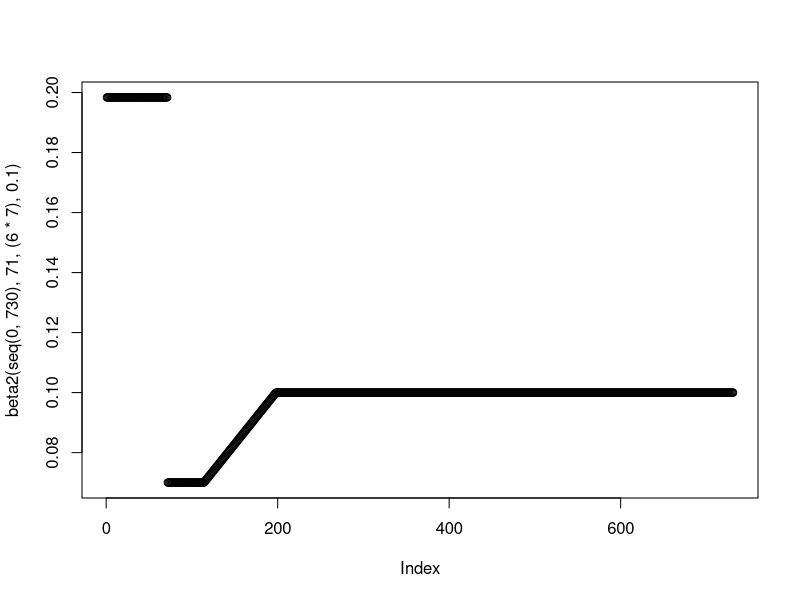
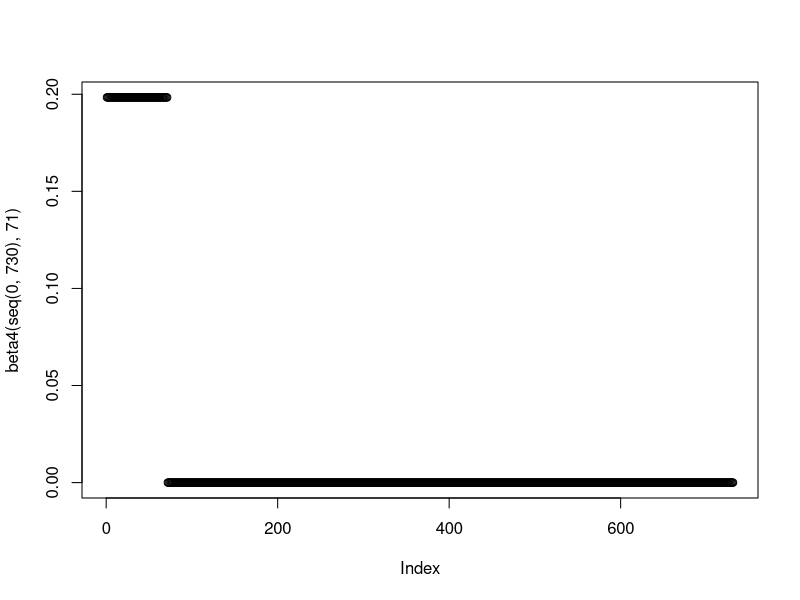
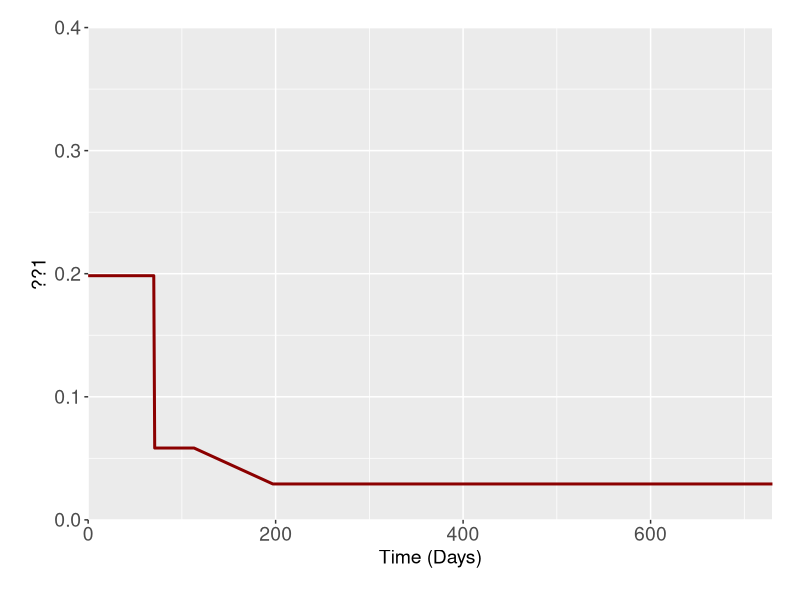
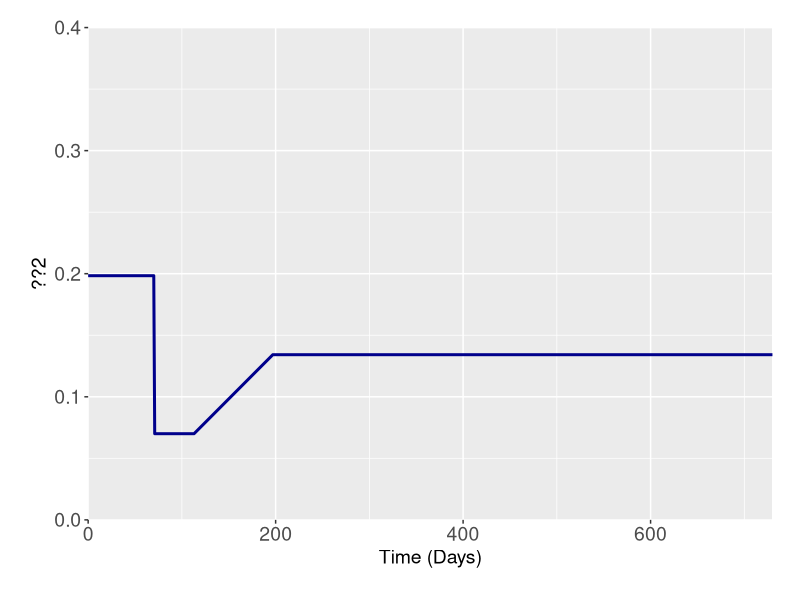
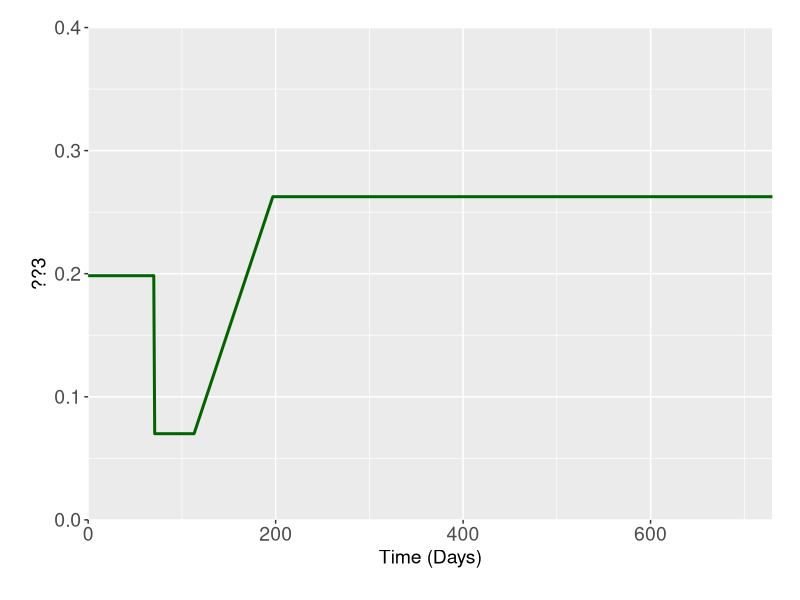
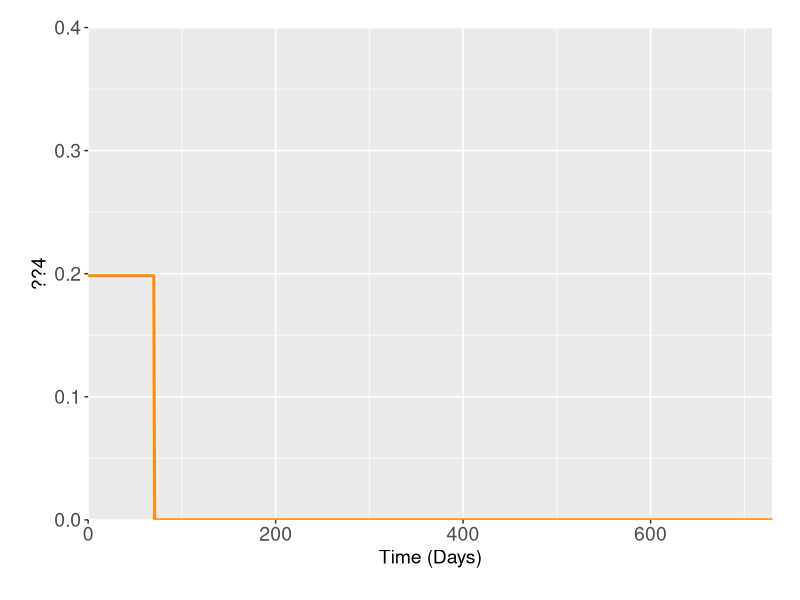

These figures' R source, in order:
rm(list=ls())
library("deSolve"); library("ggplot2"); library("cowplot"); library("reshape2"); library("dplyr"); library("RColorBrewer")

#### Model Functions ####
#Function for the generation time/(1/gamma) parameter
GenTime <- function(T2, R0) {
  G = T2 * ((R0-1)/log(2))
  return(G)
}

#Function to model intervention - currently set at baseline - added additional functionality to it
beta1 <- function(time, tstart1, tdur1,  beta1_2) {
  betalin <- approxfun(x=c(tstart1+tdur1, tstart1+tdur1+(12*7)),y = c((0.5*(1/(GenTime(3.3,2.8)))), beta1_2), method="linear", rule  =2)
  ifelse((time >= tstart1 & time <= tstart1+tdur1), #Phase 2
         (0.5*(1/(GenTime(3.3,2.8)))),
         ifelse((time >= tstart1+tdur1 & time <= tstart1+tdur1+(12*7)), #Phase 3
                betalin(time),
                ifelse((time >= tstart1+tdur1+(12*7) & time <= tstart1+tdur1+(24*7)),
                       beta1_2,
                       ifelse((time >= tstart1+tdur1+(24*7) & time <= 730),
                              beta1_2, 
                              (1.7*(1/(GenTime(3.3,2.8))))
                       )
                )
         )
  )
}

beta2 <- function(time, tstart1, tdur1,  beta1_2) {
  betalin <- approxfun(x=c(tstart1+tdur1, tstart1+tdur1+(12*7)),y = c((0.6*(1/(GenTime(3.3,2.8)))), beta1_2), method="linear", rule  =2)
  ifelse((time >= tstart1 & time <= tstart1+tdur1), #Phase 2
         (0.6*(1/(GenTime(3.3,2.8)))),
         ifelse((time >= tstart1+tdur1 & time <= tstart1+tdur1+(12*7)), #Phase 3
                betalin(time),
                ifelse((time >= tstart1+tdur1+(12*7) & time <= tstart1+tdur1+(24*7)),
                       beta1_2,
                       ifelse((time >= tstart1+tdur1+(24*7) & time <= 730),
                              beta1_2, 
                              (1.7*(1/(GenTime(3.3,2.8))))
                       )
                )
         )
  )
}

plot(beta2(seq(0,730), 71, (6*7), 0.1))

beta4 <- function(time, tstart1) {
  ifelse((time >= tstart1 & time <= 730), #Phase 2
         0, 
         1.7*(1/(GenTime(3.3,2.8)))
  )
}

plot(beta4(seq(0,730), 71))

temp <- data.frame(matrix(nrow = length(seq(0,730)), ncol = 5))

temp[,1] <- beta1(seq(0,730), 71, (6*7), (0.25*(1/(GenTime(3.3,2.8)))))
temp[,2] <- beta2(seq(0,730), 71, (6*7), (1.15*(1/(GenTime(3.3,2.8)))))
temp[,3] <- beta2(seq(0,730), 71, (6*7), (2.25*(1/(GenTime(3.3,2.8)))))
temp[,4] <- beta4(seq(0,730), 71)
temp[,5] <- seq(0,730)

ggplot(data = temp, aes(x = (X5), y = X1)) + geom_line(size = 1.02, stat = "identity", col = "darkred") +
  labs(x ="Time (Days)", y = "??1") + scale_y_continuous(limits = c(0,0.4),  expand = c(0,0)) +
  theme(legend.position = "bottom", legend.title = element_text(size=14), legend.text=element_text(size=14),  axis.text=element_text(size=14),
        axis.title.y=element_text(size=14),axis.title.x= element_text(size=14), 
        legend.spacing.x = unit(0.3, 'cm'), plot.margin=unit(c(0.7,0.7,0.8,0.8),"cm")) + scale_x_continuous(expand = c(0, 0)) 

ggplot(data = temp, aes(x = (X5), y = X2)) + geom_line(size = 1.02, stat = "identity", col = "darkblue") +
  labs(x ="Time (Days)", y = "??2") + scale_y_continuous(limits = c(0,0.4),  expand = c(0,0)) +
  theme(legend.position = "bottom", legend.title = element_text(size=14), legend.text=element_text(size=14),  axis.text=element_text(size=14),
        axis.title.y=element_text(size=14),axis.title.x= element_text(size=14), 
        legend.spacing.x = unit(0.3, 'cm'), plot.margin=unit(c(0.7,0.7,0.8,0.8),"cm")) + scale_x_continuous(expand = c(0, 0))

ggplot(data = temp, aes(x = (X5), y = X3)) + geom_line(size = 1.02, stat = "identity", col = "darkgreen") +
  labs(x ="Time (Days)", y = "??3") + scale_y_continuous(limits = c(0,0.4),  expand = c(0,0)) +
  theme(legend.position = "bottom", legend.title = element_text(size=14), legend.text=element_text(size=14),  axis.text=element_text(size=14),
        axis.title.y=element_text(size=14),axis.title.x= element_text(size=14), 
        legend.spacing.x = unit(0.3, 'cm'), plot.margin=unit(c(0.7,0.7,0.8,0.8),"cm")) + scale_x_continuous(expand = c(0, 0)) 

ggplot(data = temp, aes(x = (X5), y = X4)) + geom_line(size = 1.02, stat = "identity", col = "darkorange") +
  labs(x ="Time (Days)", y = "??4") + scale_y_continuous(limits = c(0,0.4),  expand = c(0,0)) +
  theme(legend.position = "bottom", legend.title = element_text(size=14), legend.text=element_text(size=14),  axis.text=element_text(size=14),
        axis.title.y=element_text(size=14),axis.title.x= element_text(size=14), 
        legend.spacing.x = unit(0.3, 'cm'), plot.margin=unit(c(0.7,0.7,0.8,0.8),"cm")) + scale_x_continuous(expand = c(0, 0)) 
